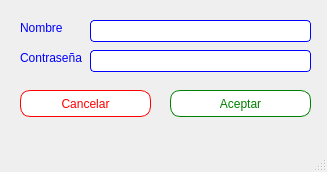
<?xml version="1.0" encoding="UTF-8"?>
<ui version="4.0">
 <class>MainWindow</class>
 <widget class="QMainWindow" name="MainWindow">
  <property name="geometry">
   <rect>
    <x>0</x>
    <y>0</y>
    <width>327</width>
    <height>172</height>
   </rect>
  </property>
  <property name="windowTitle">
   <string>MainWindow</string>
  </property>
  <property name="styleSheet">
   <string notr="true">QLabel {
	color: rgb(0, 0, 255);
	font: 75 8pt &quot;Roboto Medium&quot;;
}

QPushButton
{
	color: red;
	background: white;
	border: 1px solid red;
	border-radius: 10px;
}

QPushButton#aceptar
{
	color: green;
	border-color: green;
}

QLineEdit {
	border: 1px solid blue;
	border-radius: 4px;
}</string>
  </property>
  <widget class="QWidget" name="centralwidget">
   <widget class="QPushButton" name="aceptar">
    <property name="geometry">
     <rect>
      <x>170</x>
      <y>90</y>
      <width>141</width>
      <height>27</height>
     </rect>
    </property>
    <property name="text">
     <string>Aceptar</string>
    </property>
   </widget>
   <widget class="QPushButton" name="cancelar">
    <property name="geometry">
     <rect>
      <x>20</x>
      <y>90</y>
      <width>131</width>
      <height>27</height>
     </rect>
    </property>
    <property name="text">
     <string>Cancelar</string>
    </property>
   </widget>
   <widget class="QLineEdit" name="lineEdit">
    <property name="geometry">
     <rect>
      <x>90</x>
      <y>20</y>
      <width>221</width>
      <height>22</height>
     </rect>
    </property>
   </widget>
   <widget class="QLineEdit" name="lineEdit_2">
    <property name="geometry">
     <rect>
      <x>90</x>
      <y>50</y>
      <width>221</width>
      <height>22</height>
     </rect>
    </property>
   </widget>
   <widget class="QLabel" name="nombre">
    <property name="geometry">
     <rect>
      <x>20</x>
      <y>20</y>
      <width>53</width>
      <height>16</height>
     </rect>
    </property>
    <property name="text">
     <string>Nombre</string>
    </property>
   </widget>
   <widget class="QLabel" name="contrasena">
    <property name="geometry">
     <rect>
      <x>20</x>
      <y>50</y>
      <width>71</width>
      <height>16</height>
     </rect>
    </property>
    <property name="text">
     <string>Contraseña</string>
    </property>
   </widget>
  </widget>
  <widget class="QMenuBar" name="menubar">
   <property name="geometry">
    <rect>
     <x>0</x>
     <y>0</y>
     <width>327</width>
     <height>25</height>
    </rect>
   </property>
  </widget>
  <widget class="QStatusBar" name="statusbar"/>
 </widget>
 <resources/>
 <connections/>
</ui>
